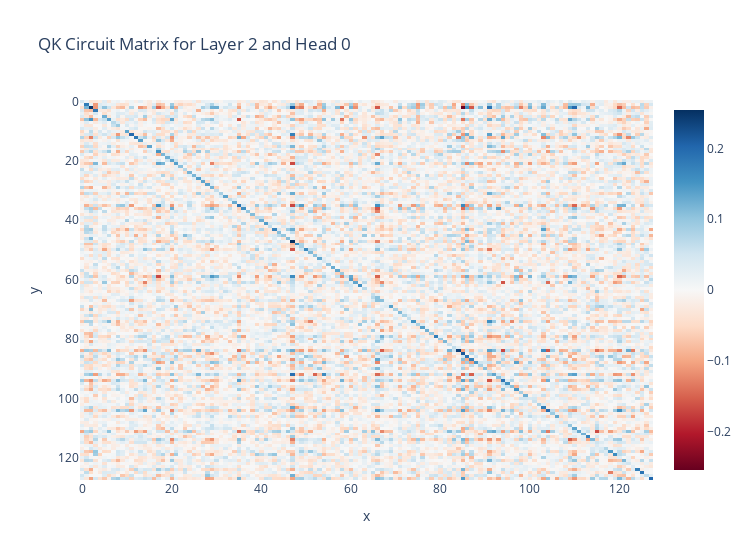

Notebook code cell kept with this figure:
### Markdown cell above
The Singular Value Decompositions of the matrices in Layers $0$ and $1$ when directly observed are wholly unremarkable. However, the matrices in Layer $1$ seem to have a low effective rank. Indeed, we find that at a $95\%$ energy threshold, the average effective rank of the OV matrices in Layer $1$ tend to be about $5$ lower than in Layers $0$ and $2$, which is approximately $14\%$ lower.

### Code cell
plot.imshow(
    hooked_model.QK.AB[2, 0],
    x=np.arange(cfg.d_model),
    y=np.arange(cfg.d_model),
    title="QK Circuit Matrix for Layer 2 and Head 0",
    xaxis = "x",
    yaxis = "y",
    width=750
)

### Figure 1 — Plotly figure (JSON) as saved in the notebook; plotly's stock layout.template omitted (floating-point values rounded to 4 significant figures; data arrays with more than 128 entries replaced by an {"elided": "..."} marker saying what was removed)
{"data": [{"coloraxis": "coloraxis", "hovertemplate": "x: %{x}<br>y: %{y}<br>color: %{z}<extra></extra>", "name": "0", "type": "heatmap", "x": [0, 1, 2, 3, 4, 5, 6, 7, 8, 9, 10, 11, 12, 13, 14, 15, 16, 17, 18, 19, 20, 21, 22, 23, 24, 25, 26, 27, 28, 29, 30, 31, 32, 33, 34, 35, 36, 37, 38, 39, 40, 41, 42, 43, 44, 45, 46, 47, 48, 49, 50, 51, 52, 53, 54, 55, 56, 57, 58, 59, 60, 61, 62, 63, 64, 65, 66, 67, 68, 69, 70, 71, 72, 73, 74, 75, 76, 77, 78, 79, 80, 81, 82, 83, 84, 85, 86, 87, 88, 89, 90, 91, 92, 93, 94, 95, 96, 97, 98, 99, 100, 101, 102, 103, 104, 105, 106, 107, 108, 109, 110, 111, 112, 113, 114, 115, 116, 117, 118, 119, 120, 121, 122, 123, 124, 125, 126, 127], "xaxis": "x", "y": [0, 1, 2, 3, 4, 5, 6, 7, 8, 9, 10, 11, 12, 13, 14, 15, 16, 17, 18, 19, 20, 21, 22, 23, 24, 25, 26, 27, 28, 29, 30, 31, 32, 33, 34, 35, 36, 37, 38, 39, 40, 41, 42, 43, 44, 45, 46, 47, 48, 49, 50, 51, 52, 53, 54, 55, 56, 57, 58, 59, 60, 61, 62, 63, 64, 65, 66, 67, 68, 69, 70, 71, 72, 73, 74, 75, 76, 77, 78, 79, 80, 81, 82, 83, 84, 85, 86, 87, 88, 89, 90, 91, 92, 93, 94, 95, 96, 97, 98, 99, 100, 101, 102, 103, 104, 105, 106, 107, 108, 109, 110, 111, 112, 113, 114, 115, 116, 117, 118, 119, 120, 121, 122, 123, 124, 125, 126, 127], "yaxis": "y", "z": {"elided": "128x128 float values"}}], "layout": {"coloraxis": {"cmid": 0, "colorscale": [[0, "rgb(103,0,31)"], [0.1, "rgb(178,24,43)"], [0.2, "rgb(214,96,77)"], [0.3, "rgb(244,165,130)"], [0.4, "rgb(253,219,199)"], [0.5, "rgb(247,247,247)"], [0.6, "rgb(209,229,240)"], [0.7, "rgb(146,197,222)"], [0.8, "rgb(67,147,195)"], [0.9, "rgb(33,102,172)"], [1, "rgb(5,48,97)"]]}, "title": {"text": "QK Circuit Matrix for Layer 2 and Head 0"}, "width": 750, "xaxis": {"anchor": "y", "domain": [0, 1], "title": {"text": "x"}}, "yaxis": {"anchor": "x", "autorange": "reversed", "domain": [0, 1], "title": {"text": "y"}}}}
